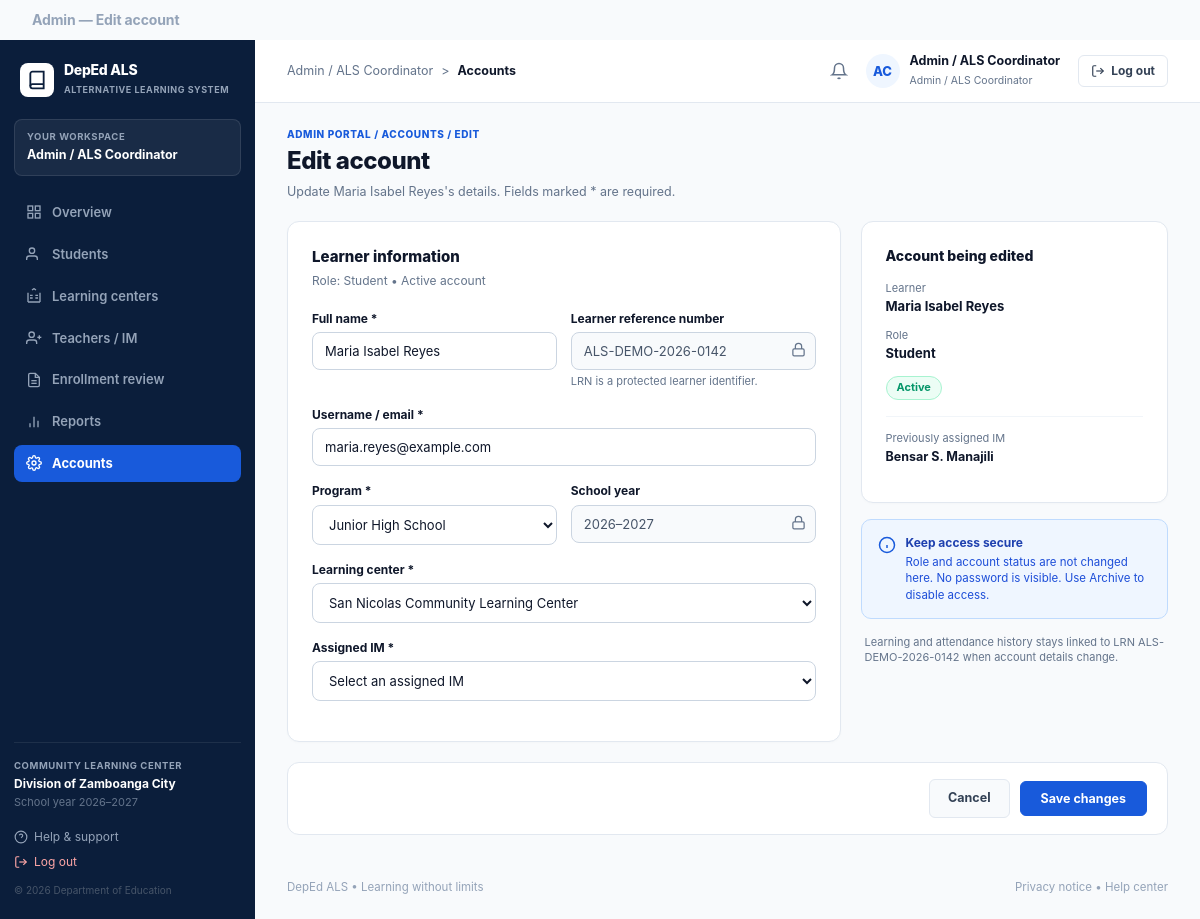
The page /admin_edit_account.php (signed in) on the database its author committed.
### tables this page shows
CREATE TABLE IF NOT EXISTS students (
  id BIGINT UNSIGNED AUTO_INCREMENT PRIMARY KEY,
  student_number VARCHAR(50) NOT NULL UNIQUE,
  first_name VARCHAR(100) NOT NULL,
  middle_name VARCHAR(100) NULL,
  last_name VARCHAR(100) NOT NULL,
  birthdate DATE NOT NULL,
  age INT NULL,
  gender VARCHAR(20) NOT NULL DEFAULT 'Prefer not to say',
  civil_status VARCHAR(50) DEFAULT 'Single',
  address TEXT NOT NULL,
  contact_number VARCHAR(50) NOT NULL,
  email VARCHAR(150) NULL,
  password VARCHAR(255) NULL,
  strand VARCHAR(100) NOT NULL DEFAULT 'LS1 - Communication Skills',
  assigned_modules VARCHAR(255) NOT NULL DEFAULT 'LS1,LS2,LS3,LS4,LS5,LS6',
  learner_status VARCHAR(100) NOT NULL DEFAULT 'Junior High School',
  status ENUM('Pending', 'Approved', 'Rejected') NOT NULL DEFAULT 'Pending',
  document_status ENUM('Incomplete', 'Complete', 'Under Review') NOT NULL DEFAULT 'Incomplete',
  doc_psa TINYINT(1) NOT NULL DEFAULT 1,
  doc_brgy TINYINT(1) NOT NULL DEFAULT 1,
  doc_card TINYINT(1) NOT NULL DEFAULT 0,
  schedule VARCHAR(100) DEFAULT 'Weekend Classes',
  assigned_center VARCHAR(200) DEFAULT 'San Nicolas Community Learning Center',
  is_archived TINYINT(1) NOT NULL DEFAULT 0,
  date_registered TIMESTAMP DEFAULT CURRENT_TIMESTAMP,
  INDEX idx_student_name (last_name, first_name),
  INDEX idx_student_status (status),
  INDEX idx_student_number (student_number)
);

### includes/accounts_service.php (called while the page is built, shortened)
<?php
function get_account_by_id(PDO $pdo, int $id, string $type): ?array {
    $type = strtolower(trim($type));
    if ($type === 'student') {
        $stmt = $pdo->prepare('SELECT * FROM students WHERE id = ? LIMIT 1');
        $stmt->execute([$id]);
        $row = $stmt->fetch();
        if ($row) {
            $fullName = trim(($row['first_name'] ?? '') . ' ' . ($row['last_name'] ?? ''));
            $identifier = $row['student_number'] ?? '2024-008-001';
            return [
                'id' => (int)$row['id'],
                'type' => 'student',
                'full_name' => $fullName ?: 'Maria Isabel Reyes',
                'first_name' => $row['first_name'] ?? 'Maria Isabel',
                'last_name' => $row['last_name'] ?? 'Reyes',
                'identifier' => $identifier,
                'email' => $row['email'] ?: 'maria.reyes@deped.gov.ph',
                'role' => 'Student',
                'status' => ((int)($row['is_archived'] ?? 0) === 1) ? 'Archived' : (($row['status'] ?? '') === 'Approved' ? 'Active' : 'Pending'),
                'program' => $row['learner_status'] ?: 'Basic Literacy Program',
                'learning_center' => $row['assigned_center'] ?: 'San Nicolas Community Learning Center',
                'assigned_im' => 'Bensar S. Manajili',
                'enrollment_status' => $row['status'] ?: 'Approved',
                'last_active' => 'October 26, 2026 • 8:41 AM'
            ];
        }
    }
    return [
        'id' => $id,
        'type' => $type,
        'full_name' => ($type === 'teacher') ? 'Bensar S. Manajili' : 'Maria Isabel Reyes',
        'first_name' => ($type === 'teacher') ? 'Bensar' : 'Maria Isabel',
        'last_name' => ($type === 'teacher') ? 'Manajili' : 'Reyes',
        'identifier' => ($type === 'teacher') ? 'IM-2026-001' : '2024-008-001',
        'email' => ($type === 'teacher') ? 'bensar.manajili@deped.gov.ph' : 'maria.reyes@deped.gov.ph',
        'role' => ($type === 'teacher') ? 'IM' : 'Student',
        'status' => 'Active',
        'program' => ($type === 'teacher') ? 'ALS Faculty Manager' : 'Basic Literacy Program',
        'learning_center' => 'San Nicolas Community Learning Center',
        'assigned_im' => 'Bensar S. Manajili',
        'enrollment_status' => 'Approved',
        'last_active' => ($type === 'teacher') ? 'October 26, 2026 • 9:12 AM' : 'October 26, 2026 • 8:41 AM'
    ];
}

### admin_edit_account.php (the view, shortened to what this page needs)
<?php
require_once __DIR__ . '/db.php';
require_once __DIR__ . '/includes/accounts_service.php';
$id = filter_input(INPUT_GET, 'id', FILTER_VALIDATE_INT) ?: 1;
$type = strtolower(trim((string)($_GET['type'] ?? 'student')));
if ($type !== 'teacher') {
    $type = 'student';
}
$account = get_account_by_id($pdo, $id, $type);
$fullName = $account['full_name'];
$identifier = $account['identifier'];
$email = $account['email'];
$role = $account['role'];
$status = $account['status'];
$program = $account['program'];
$learningCenter = $account['learning_center'];
$previouslyAssignedIm = $account['assigned_im'] ?: 'Bensar S. Manajili';
$hasValidationError = false;
require_once __DIR__ . '/includes/admin_header.php';
require_once __DIR__ . '/includes/admin_sidebar.php';
require_once __DIR__ . '/includes/admin_topbar.php';
?>
<div>
  <span style="font-size:10px;font-weight:800;letter-spacing:0.06em;color:#185ADB;text-transform:uppercase;display:block;margin-bottom:3px;">
    ADMIN PORTAL / ACCOUNTS / EDIT
  </span>
  <h1 style="font-size:24px;font-weight:850;color:#0F172A;margin:0 0 4px 0;letter-spacing:-0.02em;">
    Edit account
  </h1>
  <p style="font-size:12.5px;color:#64748B;margin:0;">
    Update <?= htmlspecialchars($fullName) ?>'s details. Fields marked * are required.
  </p>
</div>
<form method="POST" action="admin_edit_account.php?id=<?= $id ?>&type=<?= $type ?>">
  <div style="display:grid;grid-template-columns:1.8fr 1fr;gap:20px;align-items:start;">
    <div class="form-card-container">
      <h2 style="font-size:15px;font-weight:800;color:#0F172A;margin:0 0 4px 0;">
        <?= $type === 'teacher' ? 'Teacher information' : 'Learner information' ?>
      </h2>
      <p style="font-size:12px;color:#64748B;margin:0 0 20px 0;">
        Role: <?= htmlspecialchars($role) ?> &bull; Active account
      </p>
      <div style="display:grid;grid-template-columns:1fr 1fr;gap:14px;margin-bottom:16px;">
        <div>
          <label class="field-label">Full name *</label>
          <input type="text" name="full_name" required value="<?= htmlspecialchars($_POST['full_name'] ?? $fullName) ?>" class="field-input">
        </div>
        <div>
          <label class="field-label"><?= $type === 'teacher' ? 'Teacher Employee ID' : 'Learner reference number' ?></label>
          <div style="position:relative;">
            <input type="text" value="<?= htmlspecialchars($identifier) ?>" readonly class="field-input" style="padding-right:32px;">
            <svg viewBox="0 0 24 24" fill="none" stroke="#64748B" stroke-width="2" style="position:absolute;right:10px;top:10px;width:15px;height:15px;"><rect x="3" y="11" width="18" height="11" rx="2" ry="2"></rect><path d="M7 11V7a5 5 0 0 1 10 0v4"></path></svg>
          </div>
          <span style="font-size:11px;color:#64748B;display:block;margin-top:4px;">LRN is a protected learner identifier.</span>
        </div>
      </div>
      <div style="margin-bottom:16px;">
        <label class="field-label">Username / email *</label>
        <input type="email" name="email" required value="<?= htmlspecialchars($_POST['email'] ?? $email) ?>" class="field-input">
      </div>
      <div style="display:grid;grid-template-columns:1fr 1fr;gap:14px;margin-bottom:16px;">
        <div>
          <label class="field-label">Program *</label>
          <select name="program" class="field-input">
            <option value="Junior High School" <?= $program === 'Junior High School' ? 'selected' : '' ?>>Junior High School</option>
          </select>
        </div>
        <div>
          <label class="field-label">School year</label>
          <div style="position:relative;">
            <input type="text" value="2026&ndash;2027" readonly class="field-input" style="padding-right:32px;">
            <svg viewBox="0 0 24 24" fill="none" stroke="#64748B" stroke-width="2" style="position:absolute;right:10px;top:10px;width:15px;height:15px;"><rect x="3" y="11" width="18" height="11" rx="2" ry="2"></rect><path d="M7 11V7a5 5 0 0 1 10 0v4"></path></svg>
          </div>
        </div>
      </div>
      <div style="margin-bottom:16px;">
        <label class="field-label">Learning center *</label>
        <select name="learning_center" class="field-input">
          <option value="San Nicolas Community Learning Center" <?= $learningCenter === 'San Nicolas Community Learning Center' ? 'selected' : '' ?>>San Nicolas Community Learning Center</option>
        </select>
      </div>
      <div style="margin-bottom:16px;">
        <label class="field-label">Assigned IM *</label>
        <select name="assigned_im" class="field-input <?= $hasValidationError ? 'has-error' : '' ?>">
          <option value="">Select an assigned IM</option>
        </select>
      </div>
    </div>
    <div style="display:flex;flex-direction:column;gap:16px;">
      <div class="form-card-container">
        <h3 style="font-size:14px;font-weight:800;color:#0F172A;margin:0 0 14px 0;">Account being edited</h3>
        <div style="margin-bottom:12px;">
          <span style="font-size:11px;color:#64748B;display:block;">Learner</span>
          <strong style="font-size:13px;color:#0F172A;"><?= htmlspecialchars($fullName) ?></strong>
        </div>
        <div style="margin-bottom:12px;">
          <span style="font-size:11px;color:#64748B;display:block;">Role</span>
          <strong style="font-size:13px;color:#0F172A;"><?= htmlspecialchars($role) ?></strong>
        </div>
        <div style="margin-bottom:16px;">
          <span class="status-badge-pill active">
            <?= htmlspecialchars($status) ?>
          </span>
        </div>
        <div style="border-top:1px solid #F1F5F9;padding-top:14px;margin-bottom:12px;">
          <span style="font-size:11px;color:#64748B;display:block;">Previously assigned IM</span>
          <strong style="font-size:12.5px;color:#0F172A;"><?= htmlspecialchars($previouslyAssignedIm) ?></strong>
        </div>
      </div>
      <div class="alert-box-info">
        <svg viewBox="0 0 24 24" fill="none" stroke="#185ADB" stroke-width="2" style="width:18px;height:18px;flex-shrink:0;margin-top:2px;"><circle cx="12" cy="12" r="10"></circle><line x1="12" y1="16" x2="12" y2="12"></line><line x1="12" y1="8" x2="12.01" y2="8"></line></svg>
        <div>
          <strong style="font-size:12px;color:#1E40AF;display:block;margin-bottom:2px;">Keep access secure</strong>
          <p style="font-size:11.5px;color:#1D4ED8;line-height:1.45;margin:0;">
            Role and account status are not changed here. No password is visible. Use Archive to disable access.
          </p>
        </div>
      </div>
      <div style="font-size:11px;color:#64748B;line-height:1.45;padding:0 4px;">
        Learning and attendance history stays linked to LRN <?= htmlspecialchars($identifier) ?> when account details change.
      </div>
    </div>
  </div>
  <div style="margin-top:20px;padding:16px 20px;background:#FFFFFF;border:1px solid #E2E8F0;border-radius:12px;display:flex;justify-content:space-between;align-items:center;">
    <div style="display:flex;align-items:center;gap:10px;">
      <a href="admin_view_account.php?id=<?= $id ?>&type=<?= $type ?>" class="table-action-pill" style="padding:9px 18px;font-size:12.5px;">Cancel</a>
      <button type="submit" class="table-action-pill primary" style="padding:9px 20px;font-size:12.5px;">
        Save changes
      </button>
    </div>
  </div>
</form>
<?php
require_once __DIR__ . '/includes/admin_footer.php';
?>

### assets/admin.css (style rules this page uses)
:root { --deped-navy-dark: #0B1E3B; --deped-navy-mid: #10356C; --deped-blue-primary: #185ADB; --deped-blue-light: #EBF2FD; --deped-green-primary: #107C41; --deped-green-light: #EAF7EE; --deped-amber-primary: #D97706; --deped-amber-light: #FEF3C7; --deped-red-primary: #C5221F; --deped-red-light: #FCE8E6; --deped-bg-main: #F4F7FC; --deped-card-bg: #FFFFFF; --deped-border-subtle: #E2E8F0; --deped-text-dark: #0F172A; --deped-text-muted: #64748B; --deped-text-light: #94A3B8; }
body.admin-body { margin: 0; padding: 0; background-color: var(--deped-bg-main); color: var(--deped-text-dark); font-family: 'Inter', system-ui, -apple-system, BlinkMacSystemFont, "Segoe UI", Roboto, sans-serif; font-size: 13.5px; line-height: 1.45; -webkit-font-smoothing: antialiased; }

### assets/admin_theme.css (style rules this page uses)
:root { --als-navy: #0B1E3B; --als-navy-dark: #07162C; --als-blue: #185ADB; --als-blue-light: #EFF6FF; --als-blue-border: #BFDBFE; --als-slate-dark: #0F172A; --als-slate-mid: #334155; --als-slate-muted: #64748B; --als-slate-light: #94A3B8; --als-slate-border: #CBD5E1; --als-bg: #F8FAFC; --als-white: #FFFFFF; --als-green: #059669; --als-green-light: #ECFDF5; --als-green-border: #A7F3D0; --als-amber: #D97706; --als-amber-light: #FEF3C7; --als-amber-border: #FDE68A; --als-red: #DC2626; --als-red-light: #FEF2F2; --als-red-border: #FCA5A5; }
body.admin-body { margin: 0; padding: 0; background: var(--als-bg); color: var(--als-slate-dark); font-family: 'Inter', system-ui, -apple-system, BlinkMacSystemFont, "Segoe UI", Roboto, sans-serif; font-size: 13.5px; line-height: 1.45; -webkit-font-smoothing: antialiased; }
.form-card-container { background: #FFFFFF; border: 1px solid #E2E8F0; border-radius: 12px; padding: 24px; box-shadow: 0 1px 3px rgba(0, 0, 0, 0.02); }
.field-label { display: block; font-size: 12px; font-weight: 750; color: var(--als-slate-dark); margin-bottom: 5px; }
.field-input { width: 100%; padding: 10px 12px; border: 1.5px solid var(--als-slate-border); border-radius: 8px; font-size: 13px; color: var(--als-slate-dark); box-sizing: border-box; outline: none; background: #FFFFFF; font-family: inherit; transition: border-color 0.15s ease, box-shadow 0.15s ease; }
.field-input[readonly] { background: var(--als-bg); color: #475569; cursor: not-allowed; }
.status-badge-pill { display: inline-flex; align-items: center; gap: 4px; padding: 3px 10px; border-radius: 999px; font-size: 11px; font-weight: 750; }
.status-badge-pill.active { background: var(--als-green-light); color: var(--als-green); border: 1px solid var(--als-green-border); }
.table-action-pill { padding: 4px 10px; border-radius: 6px; font-size: 11px; font-weight: 700; text-decoration: none; border: 1px solid #E2E8F0; background: #F8FAFC; color: var(--als-slate-mid); cursor: pointer; display: inline-flex; align-items: center; gap: 6px; transition: all 0.15s ease; font-family: inherit; }
.table-action-pill.primary { background: var(--als-blue); color: #FFFFFF; border-color: var(--als-blue); }
.alert-box-info { background: var(--als-blue-light); border: 1px solid var(--als-blue-border); border-radius: 10px; padding: 14px 16px; display: flex; align-items: flex-start; gap: 10px; }

### rows shown on the page
students: student_number "ALS-DEMO-2026-0142", email "maria.reyes@example.com", program "Junior High School", learning_center "San Nicolas Community Learning Center"

### other values the page prints
$pageWatermark "Admin — Edit account"
$bc "Admin / ALS Coordinator"
$bc "Accounts"
$fullName "Maria Isabel Reyes"
$role "Student"
$status "Active"
$previouslyAssignedIm "Bensar S. Manajili"
